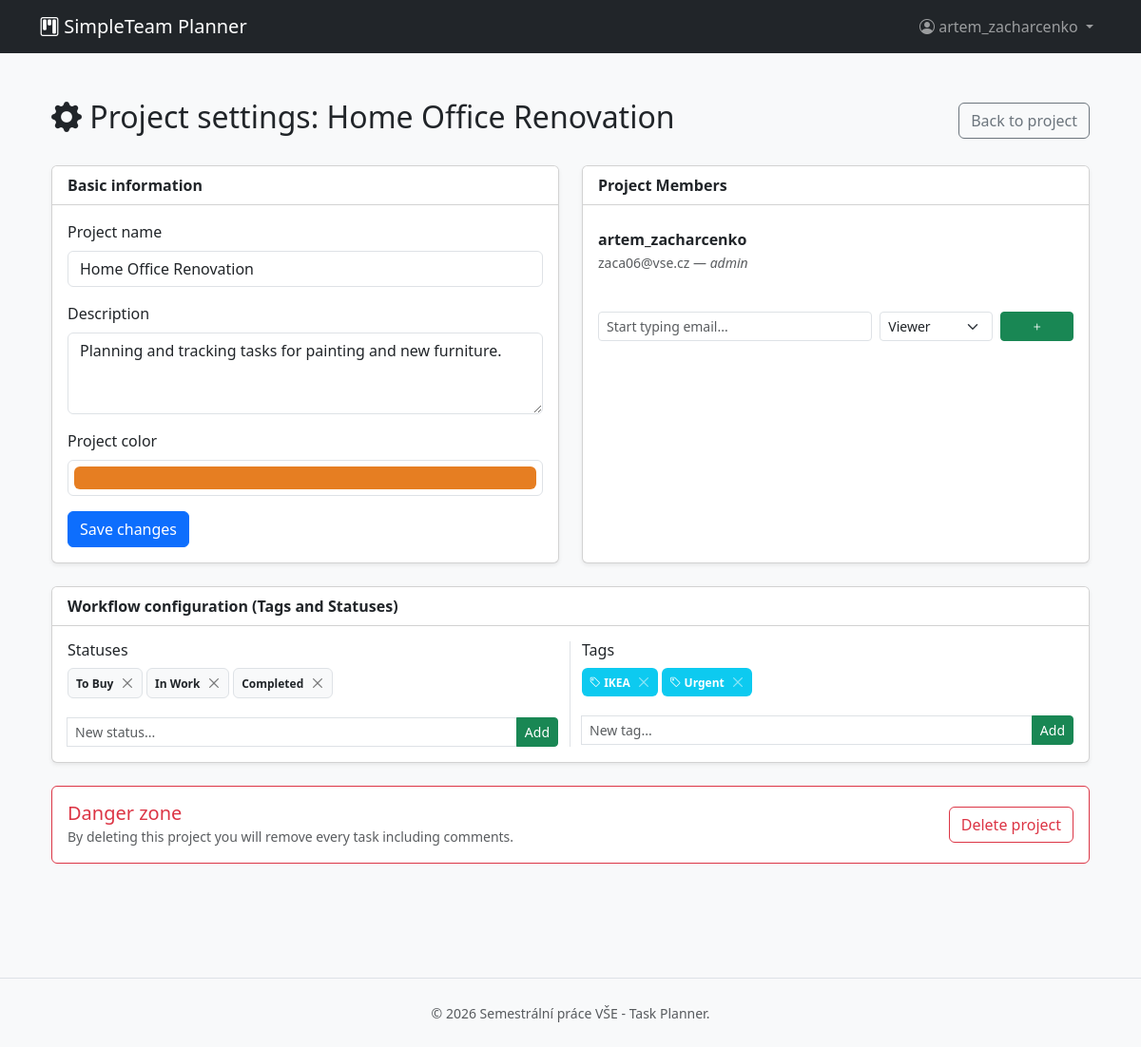
The page /project-settings.php?id=2 (signed in) on the database its author committed.
### tables this page shows
CREATE TABLE projects (
    id INT AUTO_INCREMENT PRIMARY KEY,
    created_by INT NOT NULL,
    name VARCHAR(255) NOT NULL,
    description TEXT,
    color_hex VARCHAR(7),  
    created_at TIMESTAMP DEFAULT CURRENT_TIMESTAMP,
    FOREIGN KEY (created_by) REFERENCES users(id) ON DELETE CASCADE
);

CREATE TABLE project_members (
    project_id INT NOT NULL,
    user_id INT NOT NULL,
    role ENUM('admin', 'editor', 'viewer') NOT NULL DEFAULT 'viewer',
    PRIMARY KEY (project_id, user_id),
    FOREIGN KEY (project_id) REFERENCES projects(id) ON DELETE CASCADE,
    FOREIGN KEY (user_id) REFERENCES users(id) ON DELETE CASCADE
);

CREATE TABLE users (
    id INT AUTO_INCREMENT PRIMARY KEY,
    username VARCHAR(255) NOT NULL,
    email VARCHAR(255) NOT NULL UNIQUE,
    password VARCHAR(255),
    oauth_provider VARCHAR(50),  
    oauth_id VARCHAR(255),
    created_at TIMESTAMP DEFAULT CURRENT_TIMESTAMP
);

CREATE TABLE statuses (
    id INT AUTO_INCREMENT PRIMARY KEY,
    project_id INT NOT NULL,
    name VARCHAR(100) NOT NULL,
    FOREIGN KEY (project_id) REFERENCES projects(id) ON DELETE CASCADE
);

CREATE TABLE tags (
    id INT AUTO_INCREMENT PRIMARY KEY,
    project_id INT NOT NULL,
    name VARCHAR(100) NOT NULL,
    FOREIGN KEY (project_id) REFERENCES projects(id) ON DELETE CASCADE
);

### classes/Project.php (called while the page is built, shortened)
<?php
class Project {
    public static function getById(int $id) {
        $db = Database::getConnection();
        $stmt = $db->prepare("SELECT * FROM projects WHERE id = ?");
        $stmt->execute([$id]);
        return $stmt->fetch();
    }
    public static function getMembers(int $projectId) {
        $db = Database::getConnection();
        $stmt = $db->prepare("
            SELECT u.id, u.username, u.email, pm.role
            FROM users u
            JOIN project_members pm ON u.id = pm.user_id
            WHERE pm.project_id = ?
            ORDER BY pm.role ASC, u.username ASC
        ");
        $stmt->execute([$projectId]);
        return $stmt->fetchAll();
    }
}

### classes/Status.php (called while the page is built, shortened)
<?php
class Status {
    public static function getByProject(int $projectId) {
        $db = Database::getConnection();
        $stmt = $db->prepare("SELECT * FROM statuses WHERE project_id = ?");
        $stmt->execute([$projectId]);
        return $stmt->fetchAll();
    }
}

### classes/Tag.php (called while the page is built, shortened)
<?php
class Tag {
    public static function getByProject(int $projectId) {
        $db = Database::getConnection();
        $stmt = $db->prepare("SELECT * FROM tags WHERE project_id = ?");
        $stmt->execute([$projectId]);
        return $stmt->fetchAll();
    }
}

### project-settings.php (the view, shortened to what this page needs)
<?php
$projectId = filter_input(INPUT_GET, 'id', FILTER_VALIDATE_INT);
$project = Project::getById($projectId);
$members = Project::getMembers($projectId);
$tags = Tag::getByProject($projectId);
$statuses = Status::getByProject($projectId);
$members = Project::getMembers($projectId);
require_once 'inc/header.php';
?>
    <div class="container py-4">
        <div class="d-flex justify-content-between align-items-center mb-4">
            <h2><i class="bi bi-gear-fill"></i> Project settings: <?= htmlspecialchars($project['name']) ?></h2>
            <a href="project-detail.php?id=<?= $projectId ?>" class="btn btn-outline-secondary">Back to project</a>
        </div>
        <div class="row">
            <div class="col-md-6 mb-4">
                <div class="card shadow-sm h-100">
                    <div class="card-header bg-white fw-bold">Basic information</div>
                    <div class="card-body">
                        <form method="POST">
                            <div class="mb-3">
                                <label class="form-label">Project name</label>
                                <input type="text" name="name" class="form-control" value="<?= htmlspecialchars($project['name']) ?>" required>
                            </div>
                            <div class="mb-3">
                                <label class="form-label">Description</label>
                                <textarea name="description" class="form-control" rows="3"><?= htmlspecialchars($project['description']) ?></textarea>
                            </div>
                            <div class="mb-3">
                                <label class="form-label">Project color</label>
                                <input type="color" name="color_hex" class="form-control form-control-color w-100" value="<?= htmlspecialchars($project['color_hex']) ?>">
                            </div>
                            <button type="submit" class="btn btn-primary">Save changes</button>
                        </form>
                    </div>
                </div>
            </div>
            <div class="col-md-6 mb-4">
                <div class="card shadow-sm h-100">
                    <div class="card-header bg-white fw-bold">Project Members</div>
                    <div class="card-body">
                        <ul class="list-group list-group-flush mb-3">
                            <?php foreach ($members as $m): ?>
                                <li class="list-group-item d-flex justify-content-between align-items-center px-0">
                                    <div>
                                        <strong><?= htmlspecialchars($m['username']) ?></strong> <br>
                                        <small class="text-muted"><?= htmlspecialchars($m['email']) ?> — <em><?= $m['role'] ?></em></small>
                                    </div>
                                </li>
                            <?php endforeach; ?>
                        </ul>
                        <form method="POST" class="row g-2 mt-4">
                            <div class="col-7">
                                <input type="email" name="email" class="form-control form-control-sm" list="userEmails" placeholder="Start typing email..." required autocomplete="off">
                            </div>
                            <div class="col-3">
                                <select name="role" class="form-select form-select-sm">
                                    <option value="viewer">Viewer</option>
                                </select>
                            </div>
                            <div class="col-2">
                                <button type="submit" class="btn btn-sm btn-success w-100" title="Add member"><i class="bi bi-plus"></i></button>
                            </div>
                        </form>
                    </div>
                </div>
            </div>
            <div class="col-md-12">
                <div class="card shadow-sm mb-4">
                    <div class="card-header bg-white fw-bold">Workflow configuration (Tags and Statuses)</div>
                    <div class="card-body">
                        <div class="row">
                            <div class="col-md-6 border-end">
                                <h6>Statuses</h6>
                                <div class="mb-3">
                                    <?php foreach ($statuses as $s): ?>
                                        <span class="badge bg-light text-dark border p-2 mb-1">
                                    <?= htmlspecialchars($s['name']) ?>
                                    <form method="POST" class="d-inline ms-1">
                                        <button type="submit" class="btn-close" style="font-size: 0.6rem;"></button>
                                    </form>
                                </span>
                                    <?php endforeach; ?>
                                </div>
                                <form method="POST" class="input-group input-group-sm">
                                    <input type="text" name="status_name" class="form-control" placeholder="New status..." required>
                                    <button type="submit" class="btn btn-success">Add</button>
                                </form>
                            </div>
                            <div class="col-md-6">
                                <h6>Tags</h6>
                                <div class="mb-3">
                                    <?php foreach ($tags as $t): ?>
                                        <span class="badge bg-info text-white p-2 mb-1">
                                    <i class="bi bi-tag"></i> <?= htmlspecialchars($t['name']) ?>
                                    <form method="POST" class="d-inline ms-1">
                                        <button type="submit" class="btn-close btn-close-white" style="font-size: 0.6rem;"></button>
                                    </form>
                                </span>
                                    <?php endforeach; ?>
                                </div>
                                <form method="POST" class="input-group input-group-sm">
                                    <input type="text" name="tag_name" class="form-control" placeholder="New tag..." required>
                                    <button type="submit" class="btn btn-success">Add</button>
                                </form>
                            </div>
                        </div>
                    </div>
                </div>
                <div class="card border-danger mb-5">
                    <div class="card-body d-flex justify-content-between align-items-center">
                        <div>
                            <h5 class="text-danger mb-0">Danger zone</h5>
                            <small class="text-muted">By deleting this project you will remove every task including comments.</small>
                        </div>
                        <form method="POST" onsubmit="return confirm('ARE YOU SURE YOU WANT TO DELETE WHOLE PROJECT? This action is irreversible.')">
                            <button type="submit" class="btn btn-outline-danger">Delete project</button>
                        </form>
                    </div>
                </div>
            </div>
        </div>
    </div>
<?php require_once 'inc/footer.php'; ?>

### inc/header.php (style rules this page uses)
body { background-color: #f8f9fa; }

### rows shown on the page
projects: name "Home Office Renovation", description "Planning and tracking tasks for painting and new furniture.", color_hex "#e67e22"
project_members: user.username "artem_zacharcenko", user.email "zaca06@vse.cz", role "admin"
statuses: name "To Buy"
statuses: name "In Work"
statuses: name "Completed"
tags: name "IKEA"
tags: name "Urgent"

### other values the page prints
$_SESSION['username'] "artem_zacharcenko"
